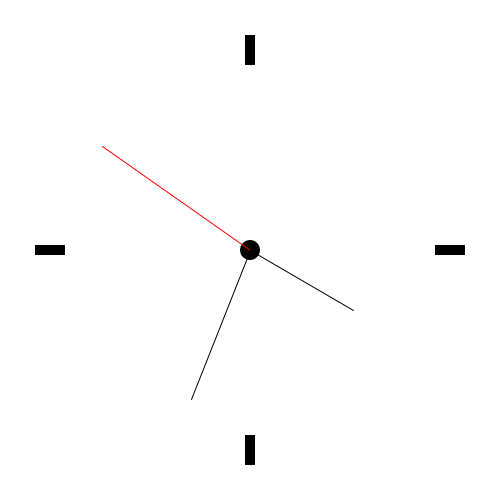
Frame 1 (no input)
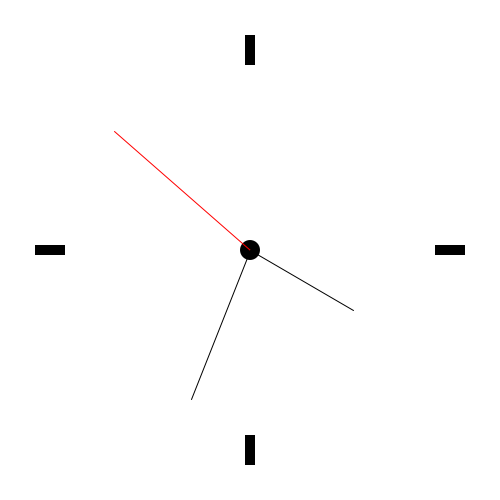
Frame 60 (the mouse pressed at the canvas centre just before this capture)
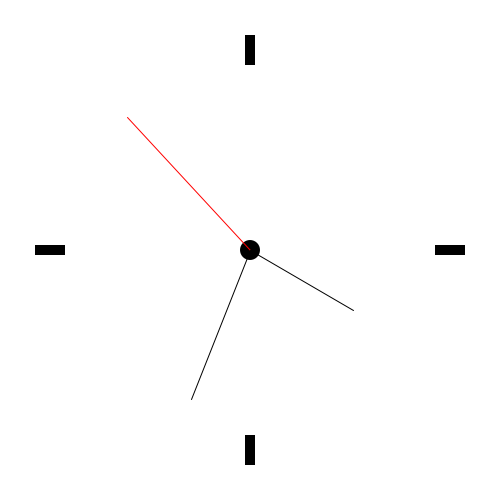
Frame 120 (the mouse held since frame 60 and released just before this capture)

The Processing sketch that drew these frames (run headless with seeded random() and noise(); from frame 60 on, the mouse is pressed at the canvas centre):

// Processing sketch: processing_169796
// ── processing_169796.pde

void setup()
{
  size(500, 500);
}

void draw()
{
  background(255);
  translate(width/2, height/2);
  fill(0);
  noStroke();

  pushMatrix();
  rectMode(CENTER);
  rect(0, -200, 10, 30);
  rotate(radians(-90));
  rect(0, 200, 10, 30);
  rotate(radians(90));
  rect(0, 200, 10, 30);
  rotate(radians(90));
  rect(0, 200, 10, 30);
  popMatrix();

  ellipse(0, 0, 20, 20);

  float sekunde = map(second(), 0, 59, 0, 2*PI);
  println(sekunde);

  pushMatrix();
  rotate(sekunde);
  stroke(255, 0, 0);
  line(0, 0, 0, -180);
  popMatrix();
  
    float minute1 = map(minute(), 0, 59, 0, 2*PI);
  println(minute1);

  pushMatrix();
  rotate(minute1);
  stroke(0);
line(0,0,0,-160);
  popMatrix();
  
      float stunde1 = map(hour(), 0, 24, 0, 4*PI);
  println(stunde1);

  pushMatrix();
  rotate(stunde1);
  stroke(0);
line(0,0,0,-120);
  popMatrix();
}
